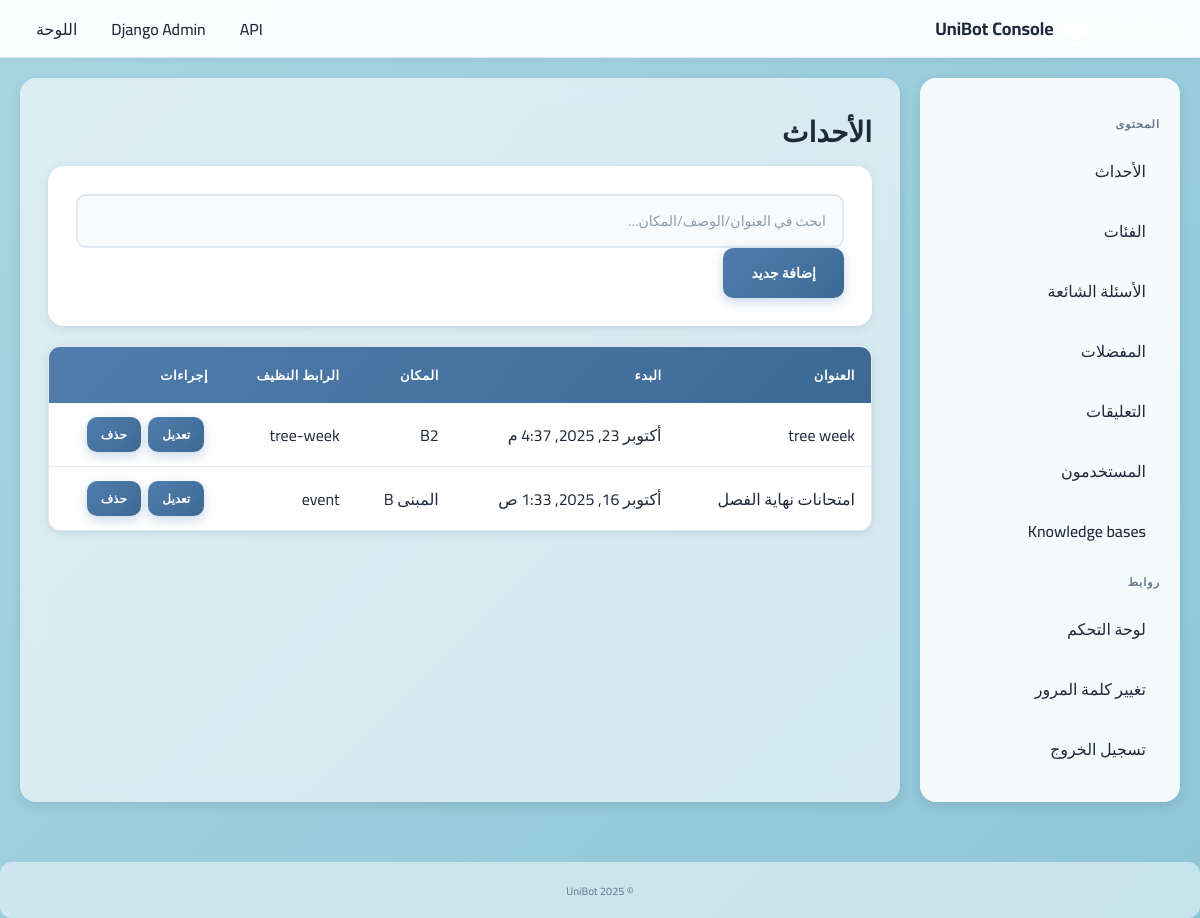
Screenshot of /events/ (signed in) with the database file from the repository.
### core/models.py (models this page shows, shortened)
class Event(models.Model):
    id = models.UUIDField(primary_key=True, default=uuid.uuid4, editable=False)  # _id: UUID
    title = models.CharField(max_length=200)  # title: string
    slug = models.SlugField(max_length=220, unique=True, db_index=True, blank=True)  # جديد: رابط نظيف (unique, indexed)
    start_date = models.DateTimeField()  # start_date: ISODate
    end_date = models.DateTimeField(null=True, blank=True)  # end_date: ISODate (optional)
    location = models.CharField(max_length=100, blank=True)  # location: string
    description = models.TextField(blank=True)  # description: string
    image = models.ImageField(upload_to='events/', null=True, blank=True)  # جديد: صورة الحدث (optional)
    created_at = models.DateTimeField(auto_now_add=True)  # created_at
    updated_at = models.DateTimeField(auto_now=True)  # updated_at
    class Meta:
        verbose_name = 'حدث'
        verbose_name_plural = 'أحداث'
        ordering = ['start_date']

### custom_admin/views.py (the view)
# urls.py: path("events/", views.event_list, name="events_list"),
@staff_member_required
def event_list(request):
    q = request.GET.get("q")
    qs = Event.objects.order_by("-start_date")
    qs = _search(qs, q, ["title", "location", "description", "slug"])
    page = _paginate(request, qs)
    columns = [("العنوان","title"),("البدء","start_date"),("المكان","location"),("الرابط النظيف","slug")]
    return render(request, "custom_admin/list.html", {
        "title":"الأحداث","create_url":"custom_admin:events_create",
        "edit_url_name":"custom_admin:events_edit","delete_url_name":"custom_admin:events_delete",
        "page_obj":page,"columns":columns,"search_placeholder":"ابحث في العنوان/الوصف/المكان…",
    })

### custom_admin/templatetags/custom_admin_extras.py (called while the page is built)
@register.filter
def attr(obj, path):
    cur = obj
    for part in path.split('__'):
        cur = getattr(cur, part, None)
        if callable(cur):
            cur = cur()
        if cur is None:
            break
    return cur

### custom_admin/views.py (called while the page is built)
def _paginate(request, qs, per_page=12):
    p = Paginator(qs, per_page)
    page = request.GET.get("page") or 1
    return p.get_page(page)

def _search(qs, query, fields):
    if not query:
        return qs
    q_obj = Q()
    for f in fields:
        q_obj |= Q(**{f"{f}__icontains": query})
    return qs.filter(q_obj)

### custom_admin/templates/custom_admin/list.html (shortened to what this page needs)
{% extends "custom_admin/base.html" %}
{% load custom_admin_extras %}
{% block content %}
  <h1 class="title">{{ title }}</h1>
  <form class="toolbar" method="get">
    <input class="input" type="text" name="q" value="{{ request.GET.q }}" placeholder="{{ search_placeholder|default:'ابحث…' }}" />
    {% if not hide_create %}
      <a class="btn primary" href="{% if create_url %}{% url create_url %}{% else %}#{% endif %}">إضافة جديد</a>
    {% endif %}
  </form>
  <div class="table-wrap" style="margin-top:14px">
    <table class="table">
      <thead>
        <tr>
          {% for head, field in columns %}
            <th>{{ head }}</th>
          {% endfor %}
          <th class="actions">إجراءات</th>
        </tr>
      </thead>
      <tbody>
        {% for obj in page_obj.object_list %}
          <tr>
            {% for head, field in columns %}
              <td>{{ obj|attr:field }}</td>
            {% endfor %}
            <td class="actions">
              {% if edit_url_name %}
                <a class="btn sm" href="{% url edit_url_name obj.pk %}">تعديل</a>
              {% endif %}
              {% if delete_url_name %}
                <a class="btn sm danger" href="{% url delete_url_name obj.pk %}">حذف</a>
              {% endif %}
            </td>
          </tr>
        {% empty %}
          <tr><td colspan="{{ columns|length|add:1 }}"><div class="empty">لا توجد بيانات</div></td></tr>
        {% endfor %}
      </tbody>
    </table>
  </div>
{% endblock %}

### custom_admin/static/custom_admin/css/admin.css (style rules this page uses)
:root { --bg-gradient-start: #a8d5e2; --bg-gradient-end: #8ec6d8; --card-bg: #ffffff; --text-dark: #1e293b; --text-muted: #64748b; --primary: #4f7cac; --primary-hover: #3d6a94; --success: #22c55e; --danger: #ef4444; --warning: #f59e0b; --border: #e2e8f0; --input-bg: #f8fafc; --shadow: rgba(0, 0, 0, 0.1); }
* { box-sizing: border-box; margin: 0; padding: 0; }
html, body { margin: 0; padding: 0; background: linear-gradient(135deg, var(--bg-gradient-start) 0%, var(--bg-gradient-end) 100%); background-attachment: fixed; color: var(--text-dark); font-family: "Cairo", system-ui, "Segoe UI", Roboto, Arial, sans-serif; direction: rtl; min-height: 100vh; }
a { color: var(--primary); text-decoration: none; transition: color 0.2s ease; }
.title { margin: 0 0 8px; font-size: 28px; color: var(--text-dark); font-weight: 700; }
form { background: var(--card-bg); border-radius: 16px; padding: 28px; margin-bottom: 20px; box-shadow: 0 2px 8px var(--shadow); }
form input[type="text"], form input[type="email"], form input[type="password"], form input[type="number"], form input[type="date"], form input[type="datetime-local"], form input[type="url"], form input[type="time"], form select, form textarea { width: 100%; padding: 12px 16px; font-size: 14px; font-family: 'Cairo', sans-serif; color: var(--text-dark); background-color: var(--input-bg); border: 2px solid var(--border); border-radius: 10px; transition: all 0.3s ease; text-align: right; direction: rtl; }
form input::placeholder, form textarea::placeholder { color: var(--text-muted); opacity: 0.7; }
form button, form input[type="submit"], .btn { padding: 12px 28px; font-size: 14px; font-weight: 600; font-family: 'Cairo', sans-serif; color: #ffffff; background: linear-gradient(135deg, var(--primary) 0%, var(--primary-hover) 100%); border: none; border-radius: 10px; cursor: pointer; transition: all 0.3s ease; display: inline-block; text-align: center; box-shadow: 0 4px 12px rgba(79, 124, 172, 0.3); }
table { width: 100%; background: var(--card-bg); border-radius: 12px; overflow: hidden; border: 1px solid var(--border); border-collapse: separate; border-spacing: 0; box-shadow: 0 2px 8px var(--shadow); }
thead { background: linear-gradient(135deg, var(--primary) 0%, var(--primary-hover) 100%); color: white; }
thead th { padding: 16px; font-weight: 600; text-align: right; font-size: 13px; text-transform: uppercase; letter-spacing: 0.5px; }
tbody td { padding: 14px 16px; border-bottom: 1px solid var(--border); color: var(--text-dark); text-align: right; }
tbody tr:last-child td { border-bottom: none; }
tbody td .btn { padding: 6px 14px; font-size: 12px; margin-right: 4px; }

### rows the page displays
Event: columns "tree week" "أكتوبر 23, 2025, 4:37 م" "B2" "tree-week"
Event: columns "امتحانات نهاية الفصل" "أكتوبر 16, 2025, 1:33 ص" "المبنى B" "event"

### other values shown
{{ title }} "الأحداث"
{{ head }} "العنوان" "البدء" "المكان" "الرابط النظيف"
